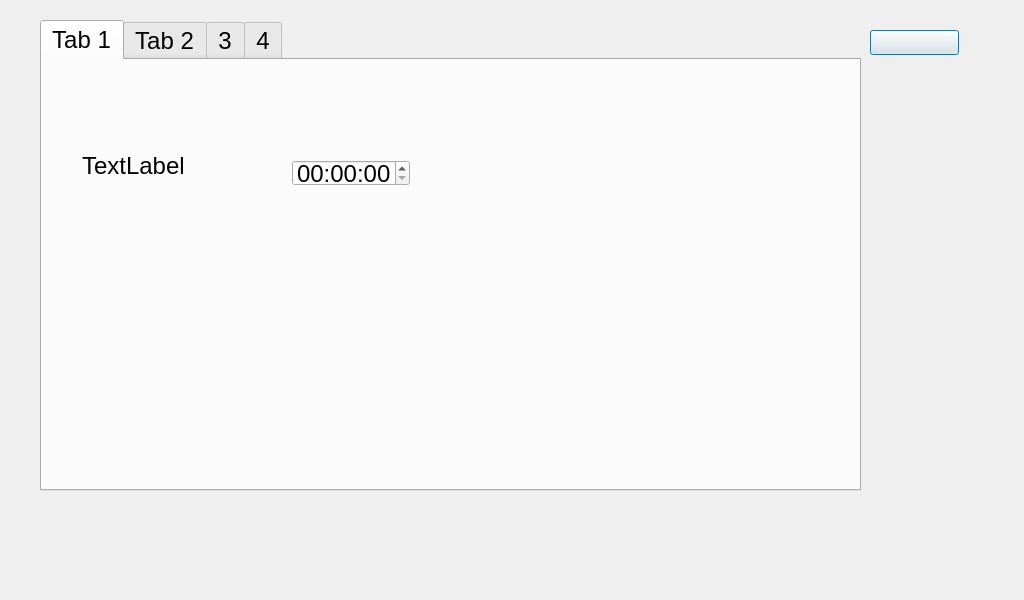
<?xml version="1.0" encoding="UTF-8"?>
<ui version="4.0">
 <class>Dialog02</class>
 <widget class="QDialog" name="Dialog02">
  <property name="geometry">
   <rect>
    <x>0</x>
    <y>0</y>
    <width>1024</width>
    <height>600</height>
   </rect>
  </property>
  <property name="windowTitle">
   <string>Dialog</string>
  </property>
  <widget class="QPushButton" name="pb_leftTop">
   <property name="geometry">
    <rect>
     <x>870</x>
     <y>30</y>
     <width>89</width>
     <height>25</height>
    </rect>
   </property>
   <property name="text">
    <string/>
   </property>
  </widget>
  <widget class="QTabWidget" name="tabWidget">
   <property name="geometry">
    <rect>
     <x>40</x>
     <y>20</y>
     <width>821</width>
     <height>471</height>
    </rect>
   </property>
   <property name="font">
    <font>
     <pointsize>18</pointsize>
    </font>
   </property>
   <property name="currentIndex">
    <number>0</number>
   </property>
   <widget class="QWidget" name="tab">
    <attribute name="title">
     <string>Tab 1</string>
    </attribute>
    <widget class="QLabel" name="label">
     <property name="geometry">
      <rect>
       <x>40</x>
       <y>80</y>
       <width>151</width>
       <height>51</height>
      </rect>
     </property>
     <property name="text">
      <string>TextLabel</string>
     </property>
    </widget>
    <widget class="QTimeEdit" name="timeEdit">
     <property name="geometry">
      <rect>
       <x>250</x>
       <y>100</y>
       <width>118</width>
       <height>26</height>
      </rect>
     </property>
    </widget>
   </widget>
   <widget class="QWidget" name="tab_2">
    <attribute name="title">
     <string>Tab 2</string>
    </attribute>
    <widget class="QTextEdit" name="textEdit">
     <property name="geometry">
      <rect>
       <x>120</x>
       <y>70</y>
       <width>104</width>
       <height>70</height>
      </rect>
     </property>
    </widget>
    <widget class="QFontComboBox" name="fontComboBox">
     <property name="geometry">
      <rect>
       <x>140</x>
       <y>220</y>
       <width>228</width>
       <height>25</height>
      </rect>
     </property>
    </widget>
   </widget>
   <widget class="QWidget" name="tab_3">
    <attribute name="title">
     <string>3</string>
    </attribute>
    <widget class="QSpinBox" name="spinBox">
     <property name="geometry">
      <rect>
       <x>100</x>
       <y>90</y>
       <width>48</width>
       <height>26</height>
      </rect>
     </property>
    </widget>
    <widget class="QLCDNumber" name="lcdNumber">
     <property name="geometry">
      <rect>
       <x>180</x>
       <y>90</y>
       <width>64</width>
       <height>23</height>
      </rect>
     </property>
    </widget>
    <widget class="QProgressBar" name="progressBar">
     <property name="geometry">
      <rect>
       <x>100</x>
       <y>140</y>
       <width>118</width>
       <height>23</height>
      </rect>
     </property>
     <property name="value">
      <number>24</number>
     </property>
    </widget>
   </widget>
   <widget class="QWidget" name="tab_4">
    <attribute name="title">
     <string>4</string>
    </attribute>
    <widget class="QDial" name="dial">
     <property name="geometry">
      <rect>
       <x>130</x>
       <y>80</y>
       <width>50</width>
       <height>64</height>
      </rect>
     </property>
    </widget>
    <widget class="QComboBox" name="comboBox">
     <property name="geometry">
      <rect>
       <x>310</x>
       <y>100</y>
       <width>86</width>
       <height>25</height>
      </rect>
     </property>
    </widget>
    <widget class="QSlider" name="horizontalSlider">
     <property name="geometry">
      <rect>
       <x>130</x>
       <y>200</y>
       <width>160</width>
       <height>16</height>
      </rect>
     </property>
     <property name="orientation">
      <enum>Qt::Horizontal</enum>
     </property>
    </widget>
   </widget>
  </widget>
 </widget>
 <resources/>
 <connections/>
</ui>
